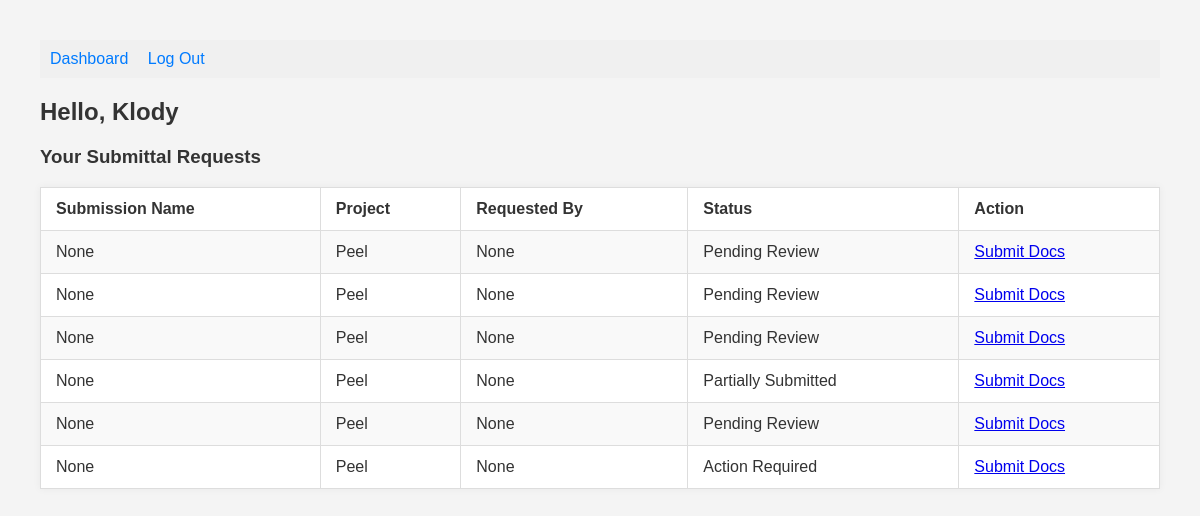
Before: /submitter_dashboard (signed in) with the older database file.
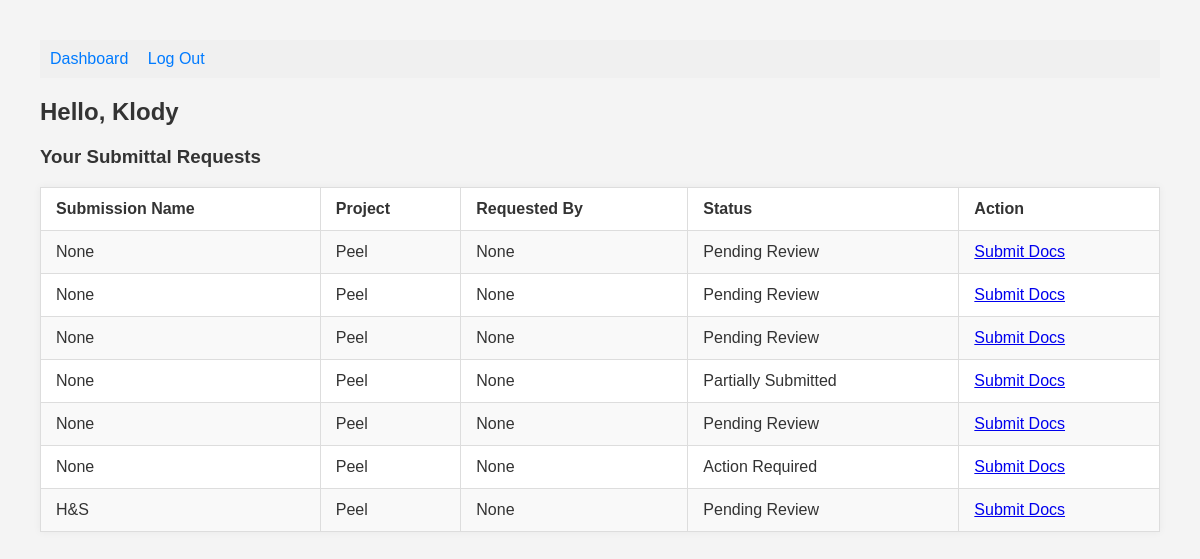
After: the same page with the newer database file.
### tables this page shows
CREATE TABLE submitting_users (
    id INTEGER PRIMARY KEY AUTOINCREMENT,
    login TEXT UNIQUE NOT NULL,
    password TEXT NOT NULL,
    email TEXT NOT NULL,
    token TEXT UNIQUE NOT NULL,
    invited_by INTEGER NOT NULL, name TEXT,
    FOREIGN KEY (invited_by) REFERENCES admin_users(id)
);

CREATE TABLE "requests" (
    id INTEGER PRIMARY KEY AUTOINCREMENT,
    project_id INTEGER NOT NULL,
    submitter_id INTEGER NOT NULL,
    requirement_set_id INTEGER NOT NULL,
    admin_id INTEGER NOT NULL,
    token TEXT UNIQUE,
    status TEXT DEFAULT 'pending review',
    date_requested TEXT DEFAULT CURRENT_TIMESTAMP
, name TEXT, description TEXT);

CREATE TABLE project (
    id INTEGER PRIMARY KEY AUTOINCREMENT,
    project_number INTEGER NOT NULL,
    project_name TEXT NOT NULL,
    project_admin_id INTEGER NOT NULL,
    FOREIGN KEY (project_admin_id) REFERENCES admin_users(id)
);

### app.py (the view)
@app.route("/submitter_dashboard", methods=['GET', 'POST'])
def submitter_dashboard():
    if not session.get("submitter"):
        return redirect("/login")
    db = get_db()
    submitter_id = session.get("id")
    if not submitter_id and not session.get("submitter"):
        return redirect("/submitter_login")
    submitter = db.execute("SELECT * FROM submitting_users WHERE id = ?", (submitter_id,)).fetchone()
    sub_requests = db.execute("""
    SELECT
        requests.project_id,
        requests.admin_id,
        requests.token,
        requests.status,
        requests.name as request_name,
        admin_users.name AS gc_name,
        project.project_name
    FROM requests
    JOIN admin_users ON requests.admin_id = admin_users.id
    JOIN project ON requests.project_id = project.id
    WHERE requests.submitter_id = ?
""", (submitter_id,)).fetchall()
    return render_template("submitter_dashboard.html", submitter=submitter, sub_requests=sub_requests)

### app.py (called while the page is built)
def get_db():
    conn = sqlite3.connect("database.db")
    conn.row_factory = sqlite3.Row
    return conn

### templates/submitter_dashboard.html (shortened to what this page needs)
<!DOCTYPE html>
<html lang="en">
<head>
    <link rel="stylesheet" href="{{ url_for('static', filename='style.css') }}">
</head>
<body>
    <nav style="background-color: #f0f0f0; padding: 10px;">
        <a href="/submitter_dashboard" style="margin-right: 15px;">Dashboard</a>
        <a href="/logout">Log Out</a>
    </nav>
    <h2>Hello, {{ submitter['login'] }}</h2>
    <h3>Your Submittal Requests</h3>
    <table border="1" cellpadding="8" cellspacing="0">
        <tr>
            <th>Submission Name</th>
            <th>Project</th>
            <th>Requested By</th>
            <th>Status</th>
            <th>Action</th>
        </tr>
        {% for req in sub_requests %}
        <tr>
            <td>{{ req.request_name }}</td>
            <td>{{ req.project_name }}</td>
            <td>{{ req.gc_name }}</td>
            <td>{{ req.status.replace("_", " ").title() }}</td>
            <td><a href="/submission/{{ req.token }}">Submit Docs</a></td>
        </tr>
        {% else %}
        <tr>
            <td colspan="4">You have no active submittal requests.</td>
        </tr>
        {% endfor %}
    </table>
</body>
</html>

### static/style.css (style rules this page uses)
body { font-family: Arial, sans-serif; margin: 40px; background-color: #f4f4f4; color: #333; }
nav { background-color: #f0f0f0; padding: 10px; margin-bottom: 20px; }
nav a { margin-right: 15px; text-decoration: none; color: #007bff; }
h1, h2, h3 { color: #333; }
table { width: 100%; border-collapse: collapse; background-color: #fff; box-shadow: 0 0 8px rgba(0, 0, 0, 0.05); }
th, td { padding: 12px 15px; border: 1px solid #ddd; text-align: left; }
tr:nth-child(even) { background-color: #f9f9f9; }

Changed rows visible on the page:
added requests: request_name "H&S", project_name "Peel", gc_name "None", status.replace "Pending Review"
